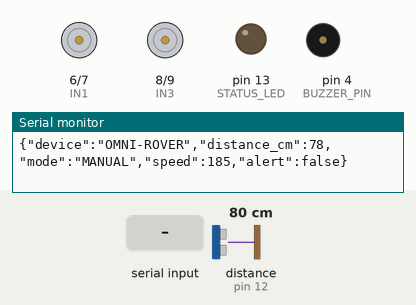
Recording of a sketch running on a simulated Arduino Uno, built with avr-gcc and run on an emulated ATmega328P. Shown: motor-driver pin pairs drawn as motors (green arrow = first pin HIGH = forward, orange = second pin HIGH = backward, longer = more drive, scaled by the enable pin), output pins drawn as LEDs (lit = HIGH), buzzer (waves = sounding), the last lines printed to the serial monitor. Wiring (inferred from the names in the program): ultrasonic range finder: trigger pin 11; echo pin 12. The inputs (shaded band) are chosen by the test bench; at power-on: distance to the obstacle (sensor on pin 12) 80 cm. The echo pulse lasts 58.3 µs per cm; pins used as bus, display or sensor lines are not drawn.

Above: at 1.2 s.
1.3 s: distance to the obstacle (sensor on pin 12) set to 15 cm
2.8 s: distance to the obstacle (sensor on pin 12) set to 10 cm
At 3.9 s:
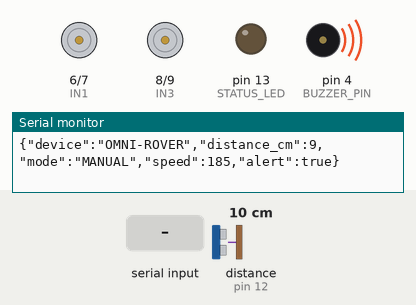
5.8 s: "P" received over Serial
At 6.62 s:
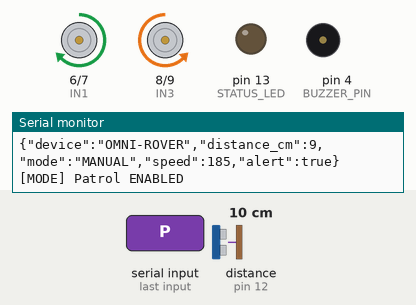
At 7.37 s:
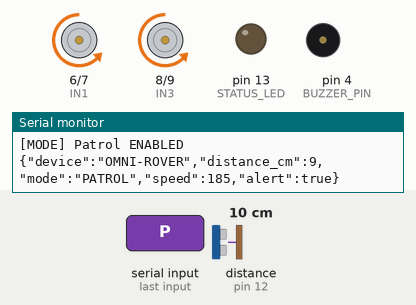
8.8 s: "+" received over the second serial link
11.8 s: distance to the obstacle (sensor on pin 12) set to 23 cm
14.8 s: distance to the obstacle (sensor on pin 12) set to 28 cm
At 16.3 s:
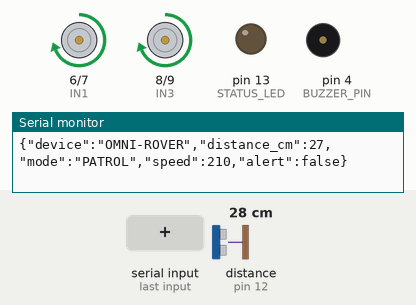
Timing chart, 0 to 17.8 s (numbered marks = the images above; inputs shaded):
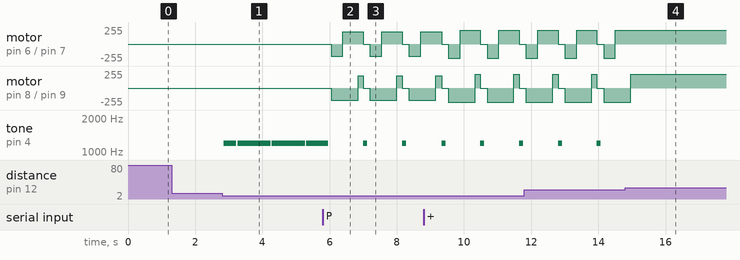

The sketch:

rover_core.ino
```cpp
/*
 * =========================================================================
 * OMNI-TECH-HUB — ARDUINO CYBERSECURITY ROVER FIRMWARE (rover_core.ino)
 * Author: Kelvin Wambugu Muregi (AlphaCodes730)
 * Description: Motor drive, ultrasonic perimeter sweep, and dual
 *              Wi-Fi / Bluetooth JSON telemetry bridge.
 * =========================================================================
 */

#include <SoftwareSerial.h>

// --- Wireless Telemetry Bridge (HC-05 Bluetooth or ESP8266 Wi-Fi Module) ---
// Connect Module TX -> Arduino Pin 2 | Module RX -> Arduino Pin 3 (via voltage divider)
SoftwareSerial wirelessSerial(2, 3); // (RX, TX)

// --- L298N Motor Driver Pin Definitions ---
const int ENA = 5;   // Left Motor PWM Speed
const int IN1 = 6;
const int IN2 = 7;

const int ENB = 10;  // Right Motor PWM Speed
const int IN3 = 8;
const int IN4 = 9;

// --- Ultrasonic Perimeter Sensor (HC-SR04) ---
const int TRIG_PIN = 11;
const int ECHO_PIN = 12;

// --- Security Alert & Status Indicators ---
const int STATUS_LED = 13;
const int BUZZER_PIN = 4;

// --- System Parameters ---
int driveSpeed = 185;                  // PWM speed (0 - 255)
const int OBSTACLE_THRESHOLD = 25;     // Minimum safe distance in cm
bool patrolMode = false;               // Autonomous patrol toggle
unsigned long lastTelemetryTime = 0;
const unsigned long TELEMETRY_INTERVAL = 1000; // Broadcast telemetry every 1s

void setup() {
  Serial.begin(9600);
  wirelessSerial.begin(9600); // Standard baud rate for HC-05 / ESP-01 bridge

  pinMode(ENA, OUTPUT);
  pinMode(IN1, OUTPUT);
  pinMode(IN2, OUTPUT);
  pinMode(ENB, OUTPUT);
  pinMode(IN3, OUTPUT);
  pinMode(IN4, OUTPUT);

  pinMode(TRIG_PIN, OUTPUT);
  pinMode(ECHO_PIN, INPUT);
  pinMode(STATUS_LED, OUTPUT);
  pinMode(BUZZER_PIN, OUTPUT);

  stopMotors();
  broadcastMessage("[OMNI-ROVER] Core + Wi-Fi/BT Telemetry Online. Commands: F/B/L/R/S/P/T");
}

void loop() {
  // 1. Check USB Serial Commands
  if (Serial.available() > 0) {
    char cmd = toupper(Serial.read());
    handleCommand(cmd);
  }

  // 2. Check Bluetooth / Wi-Fi Wireless Commands
  if (wirelessSerial.available() > 0) {
    char cmd = toupper(wirelessSerial.read());
    handleCommand(cmd);
  }

  // 3. Measure Perimeter Distance
  long distanceCm = measureDistance();
  bool intrusionAlert = false;

  // 4. Autonomous Patrol & Collision Avoidance
  if (patrolMode) {
    if (distanceCm > 0 && distanceCm < OBSTACLE_THRESHOLD) {
      intrusionAlert = true;
      triggerAlert();
      stopMotors();
      delay(200);
      moveBackward();
      delay(350);
      turnRight();
      delay(450);
      moveForward();
    } else {
      moveForward();
    }
  } else if (distanceCm > 0 && distanceCm < 12) {
    intrusionAlert = true;
    stopMotors();
    triggerAlert();
  }

  // 5. Periodic JSON Telemetry Broadcast (Every 1 Second)
  if (millis() - lastTelemetryTime >= TELEMETRY_INTERVAL) {
    lastTelemetryTime = millis();
    sendJsonTelemetry(distanceCm, intrusionAlert);
  }

  delay(50);
}

// =========================================================================
// WIRELESS & SERIAL TELEMETRY FUNCTIONS
// =========================================================================
void broadcastMessage(const char* msg) {
  Serial.println(msg);
  wirelessSerial.println(msg);
}

void sendJsonTelemetry(long distance, bool alert) {
  String payload = "{\"device\":\"OMNI-ROVER\",\"distance_cm\":";
  payload += distance;
  payload += ",\"mode\":\"";
  payload += (patrolMode ? "PATROL" : "MANUAL");
  payload += "\",\"speed\":";
  payload += driveSpeed;
  payload += ",\"alert\":";
  payload += (alert ? "true" : "false");
  payload += "}";

  Serial.println(payload);
  wirelessSerial.println(payload);
}

// =========================================================================
// COMMAND DISPATCHER
// =========================================================================
void handleCommand(char cmd) {
  switch (cmd) {
    case 'F':
      patrolMode = false;
      moveForward();
      broadcastMessage("[CMD] Forward");
      break;
    case 'B':
      patrolMode = false;
      moveBackward();
      broadcastMessage("[CMD] Backward");
      break;
    case 'L':
      patrolMode = false;
      turnLeft();
      broadcastMessage("[CMD] Left");
      break;
    case 'R':
      patrolMode = false;
      turnRight();
      broadcastMessage("[CMD] Right");
      break;
    case 'S':
      patrolMode = false;
      stopMotors();
      broadcastMessage("[CMD] Stop");
      break;
    case 'P':
      patrolMode = !patrolMode;
      if (!patrolMode) stopMotors();
      broadcastMessage(patrolMode ? "[MODE] Patrol ENABLED" : "[MODE] Patrol DISABLED");
      break;
    case '+':
      driveSpeed = min(255, driveSpeed + 25);
      broadcastMessage("[SPEED] Increased");
      break;
    case '-':
      driveSpeed = max(80, driveSpeed - 25);
      broadcastMessage("[SPEED] Decreased");
      break;
    case 'T':
      sendJsonTelemetry(measureDistance(), false);
      break;
  }
}

// =========================================================================
// MOTOR DRIVE & SENSOR FUNCTIONS
// =========================================================================
void moveForward() {
  analogWrite(ENA, driveSpeed);
  analogWrite(ENB, driveSpeed);
  digitalWrite(IN1, HIGH);
  digitalWrite(IN2, LOW);
  digitalWrite(IN3, HIGH);
  digitalWrite(IN4, LOW);
}

void moveBackward() {
  analogWrite(ENA, driveSpeed);
  analogWrite(ENB, driveSpeed);
  digitalWrite(IN1, LOW);
  digitalWrite(IN2, HIGH);
  digitalWrite(IN3, LOW);
  digitalWrite(IN4, HIGH);
}

void turnLeft() {
  analogWrite(ENA, driveSpeed);
  analogWrite(ENB, driveSpeed);
  digitalWrite(IN1, LOW);
  digitalWrite(IN2, HIGH);
  digitalWrite(IN3, HIGH);
  digitalWrite(IN4, LOW);
}

void turnRight() {
  analogWrite(ENA, driveSpeed);
  analogWrite(ENB, driveSpeed);
  digitalWrite(IN1, HIGH);
  digitalWrite(IN2, LOW);
  digitalWrite(IN3, LOW);
  digitalWrite(IN4, HIGH);
}

void stopMotors() {
  analogWrite(ENA, 0);
  analogWrite(ENB, 0);
  digitalWrite(IN1, LOW);
  digitalWrite(IN2, LOW);
  digitalWrite(IN3, LOW);
  digitalWrite(IN4, LOW);
}

long measureDistance() {
  digitalWrite(TRIG_PIN, LOW);
  delayMicroseconds(2);
  digitalWrite(TRIG_PIN, HIGH);
  delayMicroseconds(10);
  digitalWrite(TRIG_PIN, LOW);

  long duration = pulseIn(ECHO_PIN, HIGH, 25000);
  if (duration == 0) return -1;
  return duration * 0.034 / 2;
}

void triggerAlert() {
  digitalWrite(STATUS_LED, HIGH);
  tone(BUZZER_PIN, 1200, 120);
  digitalWrite(STATUS_LED, LOW);
}
```

Measured:
- the behaviour switches between 13 and 12 cm on distance to the obstacle (sensor on pin 12) (found by bisection; images 0 and 1)
- the behaviour switches between 25 and 26 cm on distance to the obstacle (sensor on pin 12) (found by bisection; images 3 and 4)
- after the input at 2.8 s, tone on pin 4 (BUZZER_PIN): silent → 1200 Hz after 0.05 s, then repeats every 1.0 s: silent 0.04 s, 1200 Hz 0.99 s
- after the input at 14.8 s, motor on pin 6 (IN1) / pin 7 (IN2): stops changing and stays forward 210/255; motor on pin 8 (IN3) / pin 9 (IN4): goes on until 15.0 s, then stays forward 210/255; tone on pin 4 (BUZZER_PIN): stops changing and stays silent
